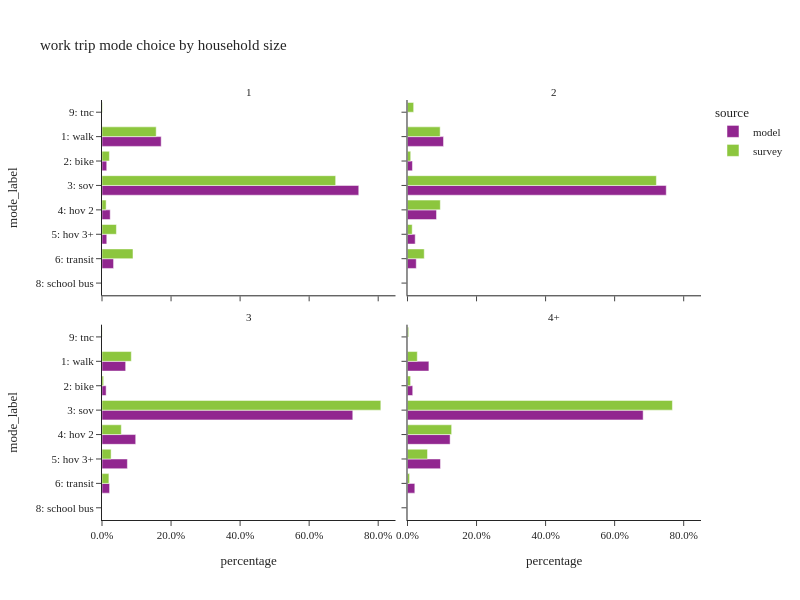

The notebook cell saved with this chart:
### Code cell
plot_mode_choice(wk_trip,"hhsize_4+",
                 {"hhsize_4+":["1","2","3","4+"],
                  "mode_label":["1: walk","2: bike","3: sov","4: hov 2","5: hov 3+","6: transit",
                                   "8: school bus","9: otherâ€“survey only"]},
                 "household size",2,600)

### Figure 1 — Plotly figure (JSON) as saved in the notebook; plotly's stock layout.template omitted (floating-point values rounded to 4 significant figures)
{"data": [{"alignmentgroup": "True", "customdata": [[48409], [3879], [209984], [6715], [3906], [9464]], "hovertemplate": "source=model<br>hhsize_4+=1<br>percentage=%{x}<br>mode_label=%{y}<br>sample count=%{customdata[0]}<extra></extra>", "legendgroup": "model", "marker": {"color": "#91268F", "pattern": {"shape": ""}}, "name": "model", "offsetgroup": "model", "orientation": "h", "showlegend": true, "textposition": "auto", "type": "bar", "x": [0.1714, 0.01374, 0.7437, 0.02378, 0.01383, 0.03352], "xaxis": "x3", "y": ["1: walk", "2: bike", "3: sov", "4: hov 2", "5: hov 3+", "6: transit"], "yaxis": "y3"}, {"alignmentgroup": "True", "customdata": [[71453], [9824], [513152], [57562], [15298], [17377], [4]], "hovertemplate": "source=model<br>hhsize_4+=2<br>percentage=%{x}<br>mode_label=%{y}<br>sample count=%{customdata[0]}<extra></extra>", "legendgroup": "model", "marker": {"color": "#91268F", "pattern": {"shape": ""}}, "name": "model", "offsetgroup": "model", "orientation": "h", "showlegend": false, "textposition": "auto", "type": "bar", "x": [0.1044, 0.01435, 0.7495, 0.08407, 0.02234, 0.02538, 5.842e-06], "xaxis": "x4", "y": ["1: walk", "2: bike", "3: sov", "4: hov 2", "5: hov 3+", "6: transit", "8: school bus"], "yaxis": "y4"}, {"alignmentgroup": "True", "customdata": [[28840], [5026], [305539], [41069], [30920], [9233], [7]], "hovertemplate": "source=model<br>hhsize_4+=3<br>percentage=%{x}<br>mode_label=%{y}<br>sample count=%{customdata[0]}<extra></extra>", "legendgroup": "model", "marker": {"color": "#91268F", "pattern": {"shape": ""}}, "name": "model", "offsetgroup": "model", "orientation": "h", "showlegend": false, "textposition": "auto", "type": "bar", "x": [0.06856, 0.01195, 0.7264, 0.09764, 0.07351, 0.02195, 1.664e-05], "xaxis": "x", "y": ["1: walk", "2: bike", "3: sov", "4: hov 2", "5: hov 3+", "6: transit", "8: school bus"], "yaxis": "y"}, {"alignmentgroup": "True", "customdata": [[50441], [12346], [555327], [100444], [77719], [17267], [34]], "hovertemplate": "source=model<br>hhsize_4+=4+<br>percentage=%{x}<br>mode_label=%{y}<br>sample count=%{customdata[0]}<extra></extra>", "legendgroup": "model", "marker": {"color": "#91268F", "pattern": {"shape": ""}}, "name": "model", "offsetgroup": "model", "orientation": "h", "showlegend": false, "textposition": "auto", "type": "bar", "x": [0.062, 0.01517, 0.6826, 0.1235, 0.09553, 0.02122, 4.179e-05], "xaxis": "x2", "y": ["1: walk", "2: bike", "3: sov", "4: hov 2", "5: hov 3+", "6: transit", "8: school bus"], "yaxis": "y2"}, {"alignmentgroup": "True", "customdata": [[159], [41], [422], [11], [19], [99], [4]], "hovertemplate": "source=survey<br>hhsize_4+=1<br>percentage=%{x}<br>mode_label=%{y}<br>sample count=%{customdata[0]}<extra></extra>", "legendgroup": "survey", "marker": {"color": "#8CC63E", "pattern": {"shape": ""}}, "name": "survey", "offsetgroup": "survey", "orientation": "h", "showlegend": true, "textposition": "auto", "type": "bar", "x": [0.157, 0.02136, 0.6768, 0.01199, 0.04173, 0.08976, 0.001389], "xaxis": "x3", "y": ["1: walk", "2: bike", "3: sov", "4: hov 2", "5: hov 3+", "6: transit", "9: tnc"], "yaxis": "y3"}, {"alignmentgroup": "True", "customdata": [[140], [57], [592], [83], [19], [109], [7]], "hovertemplate": "source=survey<br>hhsize_4+=2<br>percentage=%{x}<br>mode_label=%{y}<br>sample count=%{customdata[0]}<extra></extra>", "legendgroup": "survey", "marker": {"color": "#8CC63E", "pattern": {"shape": ""}}, "name": "survey", "offsetgroup": "survey", "orientation": "h", "showlegend": false, "textposition": "auto", "type": "bar", "x": [0.09465, 0.009325, 0.7209, 0.09508, 0.01362, 0.04852, 0.01791], "xaxis": "x4", "y": ["1: walk", "2: bike", "3: sov", "4: hov 2", "5: hov 3+", "6: transit", "9: tnc"], "yaxis": "y4"}, {"alignmentgroup": "True", "customdata": [[33], [11], [270], [12], [9], [24], [1]], "hovertemplate": "source=survey<br>hhsize_4+=3<br>percentage=%{x}<br>mode_label=%{y}<br>sample count=%{customdata[0]}<extra></extra>", "legendgroup": "survey", "marker": {"color": "#8CC63E", "pattern": {"shape": ""}}, "name": "survey", "offsetgroup": "survey", "orientation": "h", "showlegend": false, "textposition": "auto", "type": "bar", "x": [0.08493, 0.004723, 0.8076, 0.05596, 0.02637, 0.01997, 0.0004131], "xaxis": "x", "y": ["1: walk", "2: bike", "3: sov", "4: hov 2", "5: hov 3+", "6: transit", "9: tnc"], "yaxis": "y"}, {"alignmentgroup": "True", "customdata": [[17], [14], [313], [30], [13], [16], [2]], "hovertemplate": "source=survey<br>hhsize_4+=4+<br>percentage=%{x}<br>mode_label=%{y}<br>sample count=%{customdata[0]}<extra></extra>", "legendgroup": "survey", "marker": {"color": "#8CC63E", "pattern": {"shape": ""}}, "name": "survey", "offsetgroup": "survey", "orientation": "h", "showlegend": false, "textposition": "auto", "type": "bar", "x": [0.02836, 0.00901, 0.7673, 0.1279, 0.05795, 0.006057, 0.003398], "xaxis": "x2", "y": ["1: walk", "2: bike", "3: sov", "4: hov 2", "5: hov 3+", "6: transit", "9: tnc"], "yaxis": "y2"}], "layout": {"annotations": [{"font": {}, "showarrow": false, "text": "3", "x": 0.245, "xanchor": "center", "xref": "paper", "y": 0.465, "yanchor": "bottom", "yref": "paper"}, {"font": {}, "showarrow": false, "text": "4+", "x": 0.755, "xanchor": "center", "xref": "paper", "y": 0.465, "yanchor": "bottom", "yref": "paper"}, {"font": {}, "showarrow": false, "text": "1", "x": 0.245, "xanchor": "center", "xref": "paper", "y": 1.0, "yanchor": "bottom", "yref": "paper"}, {"font": {}, "showarrow": false, "text": "2", "x": 0.755, "xanchor": "center", "xref": "paper", "y": 1.0, "yanchor": "bottom", "yref": "paper"}], "barmode": "group", "height": 600, "legend": {"title": {"text": "source"}, "tracegroupgap": 0}, "title": {"text": "work trip mode choice by household size"}, "width": 800, "xaxis": {"anchor": "y", "domain": [0.0, 0.49], "tickformat": ".1%", "title": {"text": "percentage"}}, "xaxis2": {"anchor": "y2", "domain": [0.51, 1.0], "matches": "x", "tickformat": ".1%", "title": {"text": "percentage"}}, "xaxis3": {"anchor": "y3", "domain": [0.0, 0.49], "matches": "x", "showticklabels": false, "tickformat": ".1%"}, "xaxis4": {"anchor": "y4", "domain": [0.51, 1.0], "matches": "x", "showticklabels": false, "tickformat": ".1%"}, "yaxis": {"anchor": "x", "categoryarray": ["9: otherâ€“survey only", "8: school bus", "6: transit", "5: hov 3+", "4: hov 2", "3: sov", "2: bike", "1: walk"], "categoryorder": "array", "domain": [0.0, 0.465], "title": {"text": "mode_label"}}, "yaxis2": {"anchor": "x2", "domain": [0.0, 0.465], "matches": "y", "showticklabels": false}, "yaxis3": {"anchor": "x3", "categoryarray": ["9: otherâ€“survey only", "8: school bus", "6: transit", "5: hov 3+", "4: hov 2", "3: sov", "2: bike", "1: walk"], "categoryorder": "array", "domain": [0.535, 1.0], "matches": "y", "title": {"text": "mode_label"}}, "yaxis4": {"anchor": "x4", "domain": [0.535, 1.0], "matches": "y", "showticklabels": false}}}
